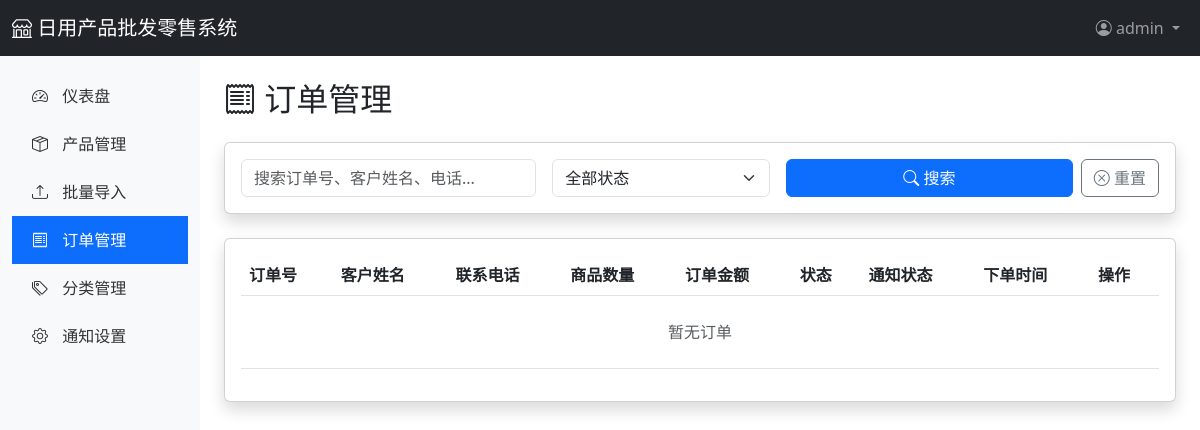
Page /admin/orders (signed in) on the earlier database version.
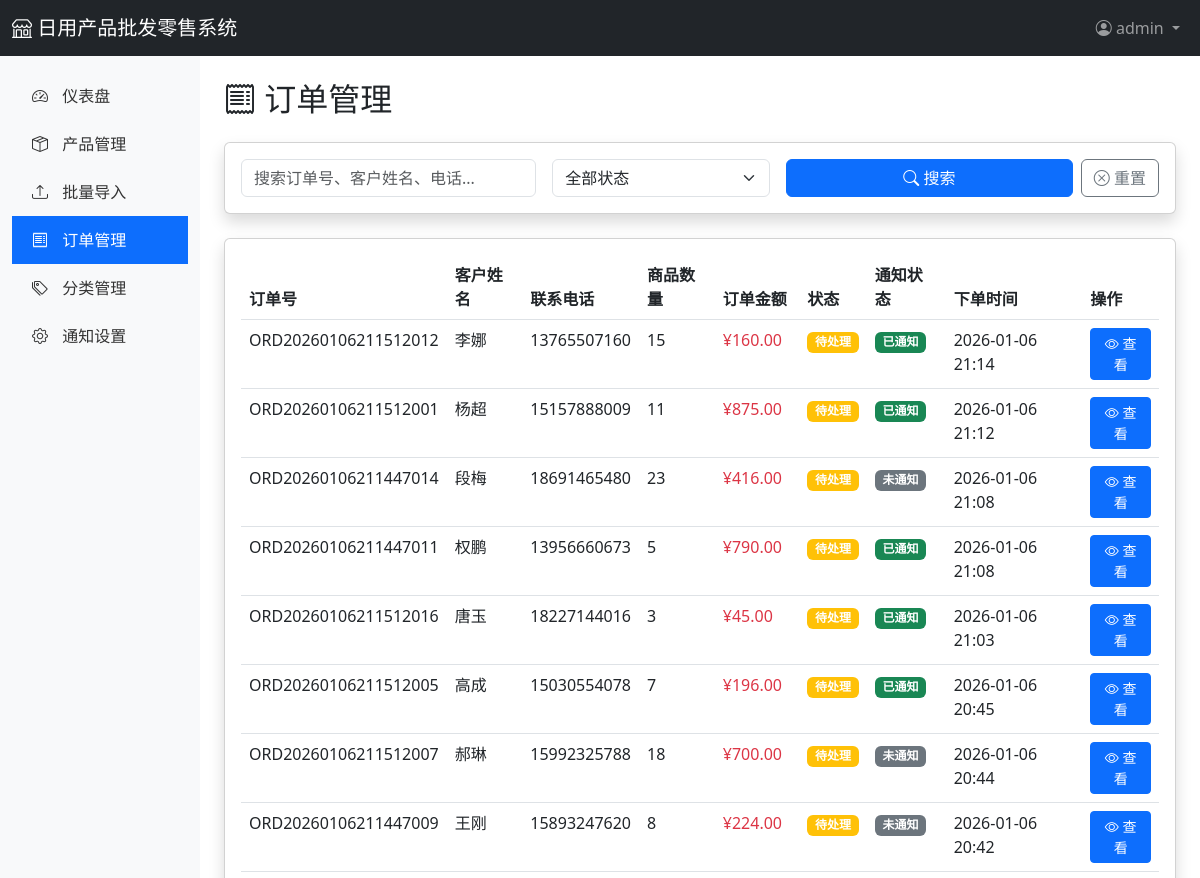
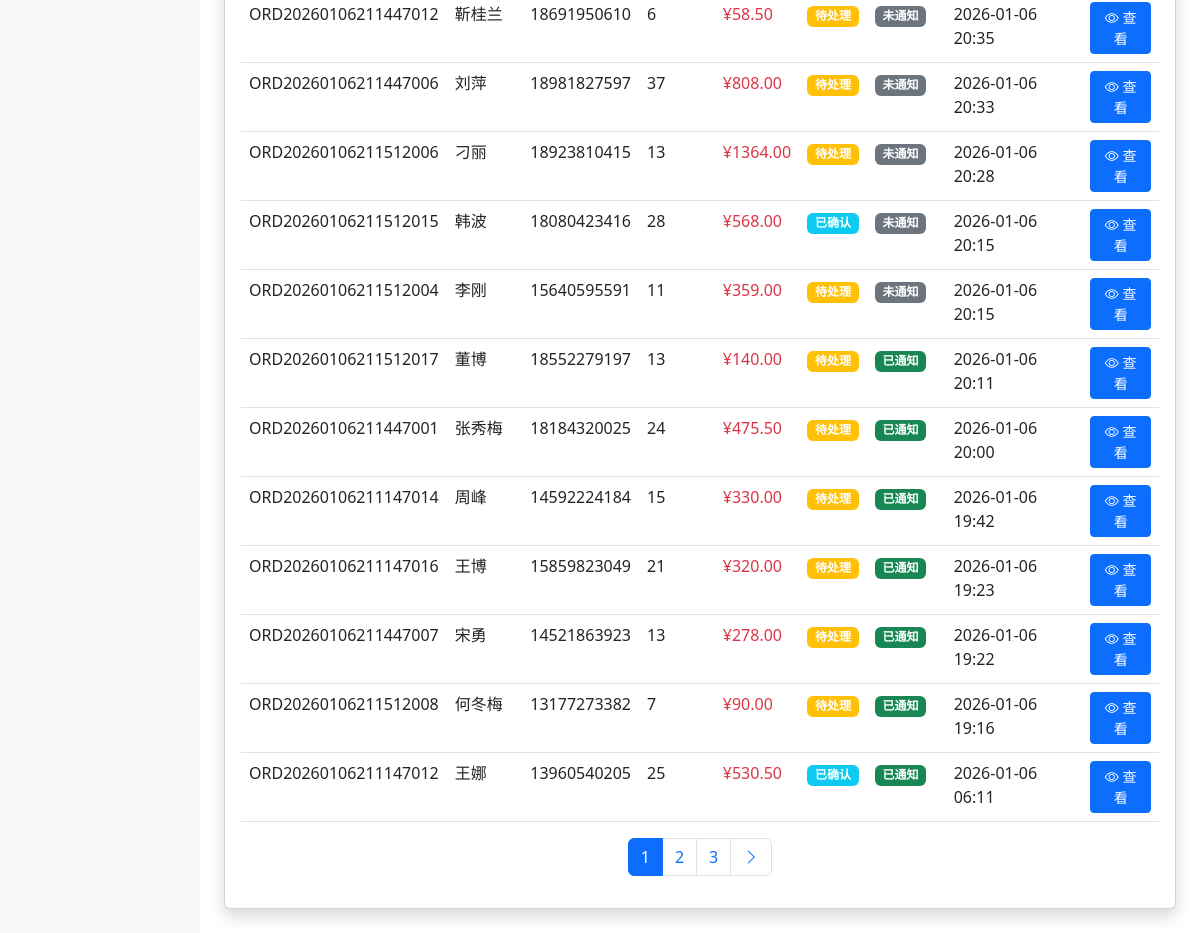
Same page on the later database version (2 pictures, top to bottom).
### app/models.py (models this page shows, shortened)
class Order(db.Model):
    __tablename__ = 'orders'
    id = db.Column(db.Integer, primary_key=True)
    order_no = db.Column(db.String(50), unique=True, nullable=False, index=True)  # 订单号
    customer_name = db.Column(db.String(100), nullable=False)
    customer_phone = db.Column(db.String(20))
    customer_email = db.Column(db.String(120))
    customer_address = db.Column(db.Text)
    total_amount = db.Column(db.Float, default=0)  # 总金额
    total_quantity = db.Column(db.Integer, default=0)  # 总数量
    status = db.Column(db.String(20), default='pending')  # pending, confirmed, shipped, completed, cancelled
    notes = db.Column(db.Text)  # 备注
    notified = db.Column(db.Boolean, default=False)  # 是否已通知
    created_at = db.Column(db.DateTime, default=datetime.utcnow)
    updated_at = db.Column(db.DateTime, default=datetime.utcnow, onupdate=datetime.utcnow)
    user_id = db.Column(db.Integer, db.ForeignKey('users.id'))
    items = db.relationship('OrderItem', backref='order', lazy='dynamic', cascade='all, delete-orphan')

### app/routes/admin.py (the view)
@admin_bp.route('/orders')
@login_required
def orders():
    page = request.args.get('page', 1, type=int)
    per_page = 20
    status = request.args.get('status', '')
    query_text = request.args.get('q', '')
    orders_query = Order.query
    if status:
        orders_query = orders_query.filter_by(status=status)
    if query_text:
        orders_query = orders_query.filter(
            (Order.order_no.contains(query_text)) |
            (Order.customer_name.contains(query_text)) |
            (Order.customer_phone.contains(query_text))
        )
    pagination = orders_query.order_by(Order.created_at.desc()).paginate(
        page=page, per_page=per_page, error_out=False
    )
    return render_template('admin/orders.html',
                         orders=pagination.items,
                         pagination=pagination,
                         status=status,
                         query=query_text)

### app/templates/admin/orders.html (shortened to what the changed rows need)
{% extends "admin/base.html" %}
{% block content %}
<h2 class="mb-4"><i class="bi bi-receipt"></i> 订单管理</h2>
<div class="card shadow">
    <div class="card-body">
        <div class="table-responsive">
            <table class="table table-hover">
                <thead>
                    <tr>
                        <th>订单号</th>
                        <th>客户姓名</th>
                        <th>联系电话</th>
                        <th>商品数量</th>
                        <th>订单金额</th>
                        <th>状态</th>
                        <th>通知状态</th>
                        <th>下单时间</th>
                        <th>操作</th>
                    </tr>
                </thead>
                <tbody>
                    {% if orders %}
                        {% for order in orders %}
                        <tr>
                            <td>{{ order.order_no }}</td>
                            <td>{{ order.customer_name }}</td>
                            <td>{{ order.customer_phone or '-' }}</td>
                            <td>{{ order.total_quantity }}</td>
                            <td class="text-danger">¥{{ "%.2f"|format(order.total_amount) }}</td>
                            <td>
                                {% if order.status == 'pending' %}
                                    <span class="badge bg-warning">待处理</span>
                                {% elif order.status == 'confirmed' %}
                                    <span class="badge bg-info">已确认</span>
                                {% elif order.status == 'shipped' %}
                                    <span class="badge bg-primary">已发货</span>
                                {% elif order.status == 'completed' %}
                                    <span class="badge bg-success">已完成</span>
                                {% elif order.status == 'cancelled' %}
                                    <span class="badge bg-danger">已取消</span>
                                {% endif %}
                            </td>
                            <td>
                                {% if order.notified %}
                                    <span class="badge bg-success">已通知</span>
                                {% else %}
                                    <span class="badge bg-secondary">未通知</span>
                                {% endif %}
                            </td>
                            <td>{{ order.created_at.strftime('%Y-%m-%d %H:%M') }}</td>
                            <td>
                                <a href="{{ url_for('admin.order_detail', order_id=order.id) }}" class="btn btn-sm btn-primary">
                                    <i class="bi bi-eye"></i> 查看
                                </a>
                            </td>
                        </tr>
                        {% endfor %}
                    {% else %}
                        <tr>
                            <td colspan="9" class="text-center text-muted py-4">暂无订单</td>
                        </tr>
                    {% endif %}
                </tbody>
            </table>
        </div>
        {% if pagination.pages > 1 %}
        <nav aria-label="Page navigation">
            <ul class="pagination justify-content-center">
                {% for page_num in pagination.iter_pages(left_edge=1, right_edge=1, left_current=2, right_current=2) %}
                    {% if page_num %}
                        {% if page_num == pagination.page %}
                        <li class="page-item active">
                            <span class="page-link">{{ page_num }}</span>
                        </li>
                        {% else %}
                        <li class="page-item">
                            <a class="page-link" href="{{ url_for('admin.orders', page=page_num, status=status, q=query) }}">
                                {{ page_num }}
                            </a>
                        </li>
                        {% endif %}
                    {% else %}
                    <li class="page-item disabled">
                        <span class="page-link">...</span>
                    </li>
                    {% endif %}
                {% endfor %}
                {% if pagination.has_next %}
                <li class="page-item">
                    <a class="page-link" href="{{ url_for('admin.orders', page=pagination.next_num, status=status, q=query) }}">
                        <i class="bi bi-chevron-right"></i>
                    </a>
                </li>
                {% endif %}
            </ul>
        </nav>
        {% endif %}
    </div>
</div>
{% endblock %}

Differences in the rows shown:
added Order: order_no "ORD20260106211512012", customer_name "李娜", customer_phone "13765507160", total_quantity "15", total_amount "160.00", status "待处理", notified "已通知", created_at "2026-01-06 21:14"
added Order: order_no "ORD20260106211512001", customer_name "杨超", customer_phone "15157888009", total_quantity "11", total_amount "875.00", status "待处理", notified "已通知", created_at "2026-01-06 21:12"
added Order: order_no "ORD20260106211447014", customer_name "段梅", customer_phone "18691465480", total_quantity "23", total_amount "416.00", status "待处理", notified "未通知", created_at "2026-01-06 21:08"
added Order: order_no "ORD20260106211447011", customer_name "权鹏", customer_phone "13956660673", total_quantity "5", total_amount "790.00", status "待处理", notified "已通知", created_at "2026-01-06 21:08"
added Order: order_no "ORD20260106211512016", customer_name "唐玉", customer_phone "18227144016", total_quantity "3", total_amount "45.00", status "待处理", notified "已通知", created_at "2026-01-06 21:03"
added Order: order_no "ORD20260106211512005", customer_name "高成", customer_phone "15030554078", total_quantity "7", total_amount "196.00", status "待处理", notified "已通知", created_at "2026-01-06 20:45"
added Order: order_no "ORD20260106211512007", customer_name "郝琳", customer_phone "15992325788", total_quantity "18", total_amount "700.00", status "待处理", notified "未通知", created_at "2026-01-06 20:44"
added Order: order_no "ORD20260106211447009", customer_name "王刚", customer_phone "15893247620", total_quantity "8", total_amount "224.00", status "待处理", notified "未通知", created_at "2026-01-06 20:42"
added Order: order_no "ORD20260106211447012", customer_name "靳桂兰", customer_phone "18691950610", total_quantity "6", total_amount "58.50", status "待处理", notified "未通知", created_at "2026-01-06 20:35"
added Order: order_no "ORD20260106211447006", customer_name "刘萍", customer_phone "18981827597", total_quantity "37", total_amount "808.00", status "待处理", notified "未通知", created_at "2026-01-06 20:33"
added Order: order_no "ORD20260106211512006", customer_name "刁丽", customer_phone "18923810415", total_quantity "13", total_amount "1364.00", status "待处理", notified "未通知", created_at "2026-01-06 20:28"
added Order: order_no "ORD20260106211512015", customer_name "韩波", customer_phone "18080423416", total_quantity "28", total_amount "568.00", status "已确认", notified "未通知", created_at "2026-01-06 20:15"
added Order: order_no "ORD20260106211512004", customer_name "李刚", customer_phone "15640595591", total_quantity "11", total_amount "359.00", status "待处理", notified "未通知", created_at "2026-01-06 20:15"
added Order: order_no "ORD20260106211512017", customer_name "董博", customer_phone "18552279197", total_quantity "13", total_amount "140.00", status "待处理", notified "已通知", created_at "2026-01-06 20:11"
added Order: order_no "ORD20260106211447001", customer_name "张秀梅", customer_phone "18184320025", total_quantity "24", total_amount "475.50", status "待处理", notified "已通知", created_at "2026-01-06 20:00"
added Order: order_no "ORD20260106211147014", customer_name "周峰", customer_phone "14592224184", total_quantity "15", total_amount "330.00", status "待处理", notified "已通知", created_at "2026-01-06 19:42"
added Order: order_no "ORD20260106211147016", customer_name "王博", customer_phone "15859823049", total_quantity "21", total_amount "320.00", status "待处理", notified "已通知", created_at "2026-01-06 19:23"
added Order: order_no "ORD20260106211447007", customer_name "宋勇", customer_phone "14521863923", total_quantity "13", total_amount "278.00", status "待处理", notified "已通知", created_at "2026-01-06 19:22"
added Order: order_no "ORD20260106211512008", customer_name "何冬梅", customer_phone "13177273382", total_quantity "7", total_amount "90.00", status "待处理", notified "已通知", created_at "2026-01-06 19:16"
added Order: order_no "ORD20260106211147012", customer_name "王娜", customer_phone "13960540205", total_quantity "25", total_amount "530.50", status "已确认", notified "已通知", created_at "2026-01-06 06:11"
Other differences:
new list line: "1"
new list line: "2"
new list line: "3"
text no longer shown: "暂无订单"
